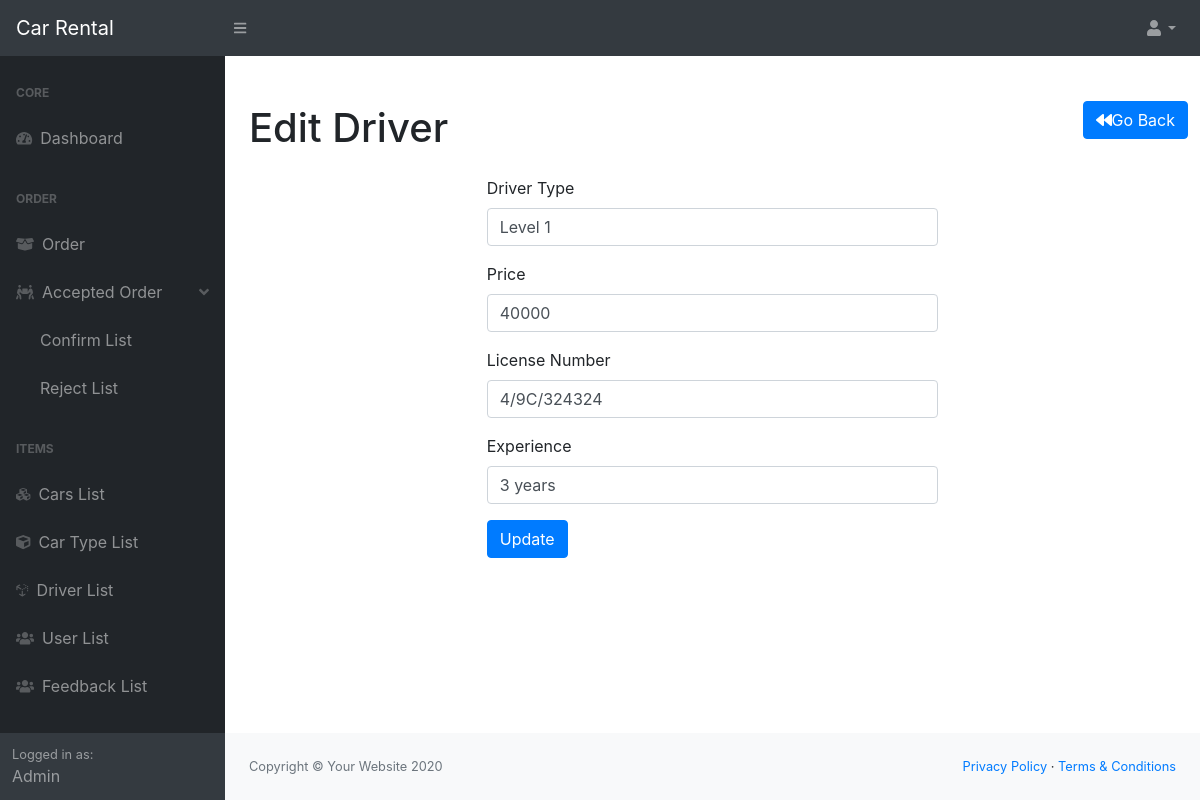
/backend/driver_edit.php?id=1 (signed in), run on the app's committed database.
### tables this page shows
CREATE TABLE `drivers` (
  `id` int(11) NOT NULL,
  `type` varchar(255) NOT NULL,
  `price` varchar(255) NOT NULL,
  `license_number` varchar(255) NOT NULL,
  `experience` varchar(255) NOT NULL,
  `created_at` timestamp NOT NULL DEFAULT current_timestamp() ON UPDATE current_timestamp(),
  `updated_at` timestamp NOT NULL DEFAULT '0000-00-00 00:00:00'
);

### backend/driver_edit.php (the view, shortened to what this page needs)
<?php
if (isset($_SESSION['loginuser']) && $_SESSION['loginuser']['role']=="admin") {
	require 'dbconnect.php';
	$id=$_GET['id'];
	$sql="SELECT * FROM drivers WHERE drivers.id=:driver_id";
	$stmt=$pdo->prepare($sql);
	$stmt->bindParam(':driver_id',$id);
	$stmt->execute();
	$driver=$stmt->fetch(PDO::FETCH_ASSOC);
	require 'include/header.php';
?>
	<div class="container">
		<div class="row align-items-center justify-content-between">
            <div class="col-auto mt-4">
				<h1 class="mt-4">Edit Driver</h1>
            </div>
            <div class="text-end mt-4">
            	<a href="driver_list.php" class="btn btn-primary"><i class="fas fa-backward me-2"></i>Go Back</a>
            </div>
        </div>
		<div class="row mt-3">
			<div class="offset-md-3 col-md-6">
				<form method="POST" enctype="multipart/form-data">
					<div class="mb-3">
						<label for="type" class="form-label">Driver Type</label>
						<input type="text" class="form-control" name="type" id="type" required="" value="<?= $driver['type'] ?>">
					</div>
					<div class="mb-3">
						<label for="price" class="form-label">Price</label>
						<input type="text" class="form-control" name="price" id="price" required="" value="<?= $driver['price'] ?>">
					</div>
					<div class="mb-3">
						<label for="license_number" class="form-label">License Number</label>
						<input type="text" class="form-control" name="license_number" id="license_number" required="" value="<?= $driver['license_number'] ?>">
					</div>
					<div class="mb-3">
						<label for="experience" class="form-label">Experience</label>
						<input type="text" class="form-control" name="experience" id="experience" required="" value="<?= $driver['experience'] ?>">
					</div>
					<div class="text-end">
						<input type="submit" class="btn btn-primary" value="Update">
					</div>
				</form>
			</div>
		</div>
	</div>
<?php
	require 'include/footer.php';
	 }else{
      header("location:../index.php");
    }
?>

### data on the page
drivers: type "Level 1", price "40000", license_number "4/9C/324324", experience "3 years"

### other printed values
$_SESSION['loginuser']['name'] "Admin"
